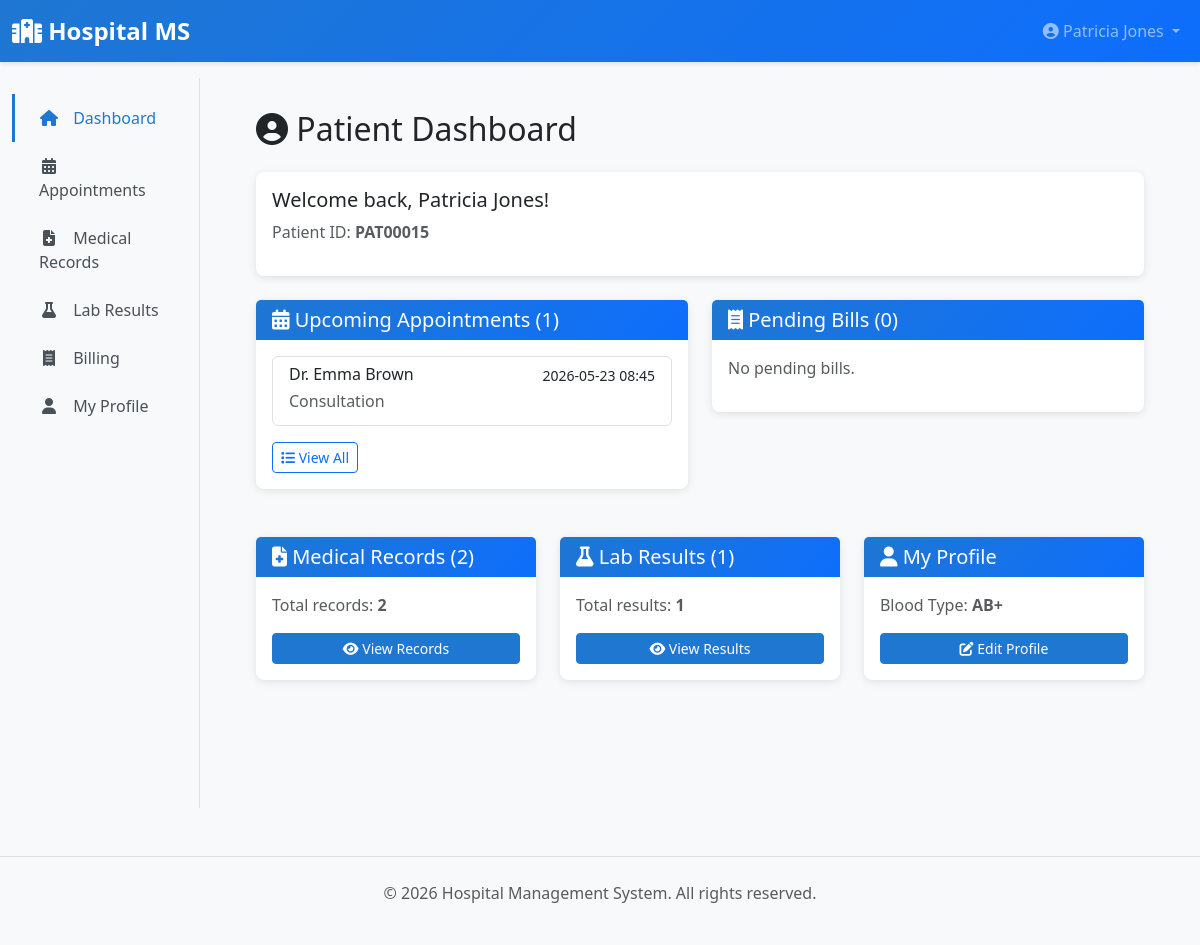
Before: /patient/dashboard (signed in) with the older database file.
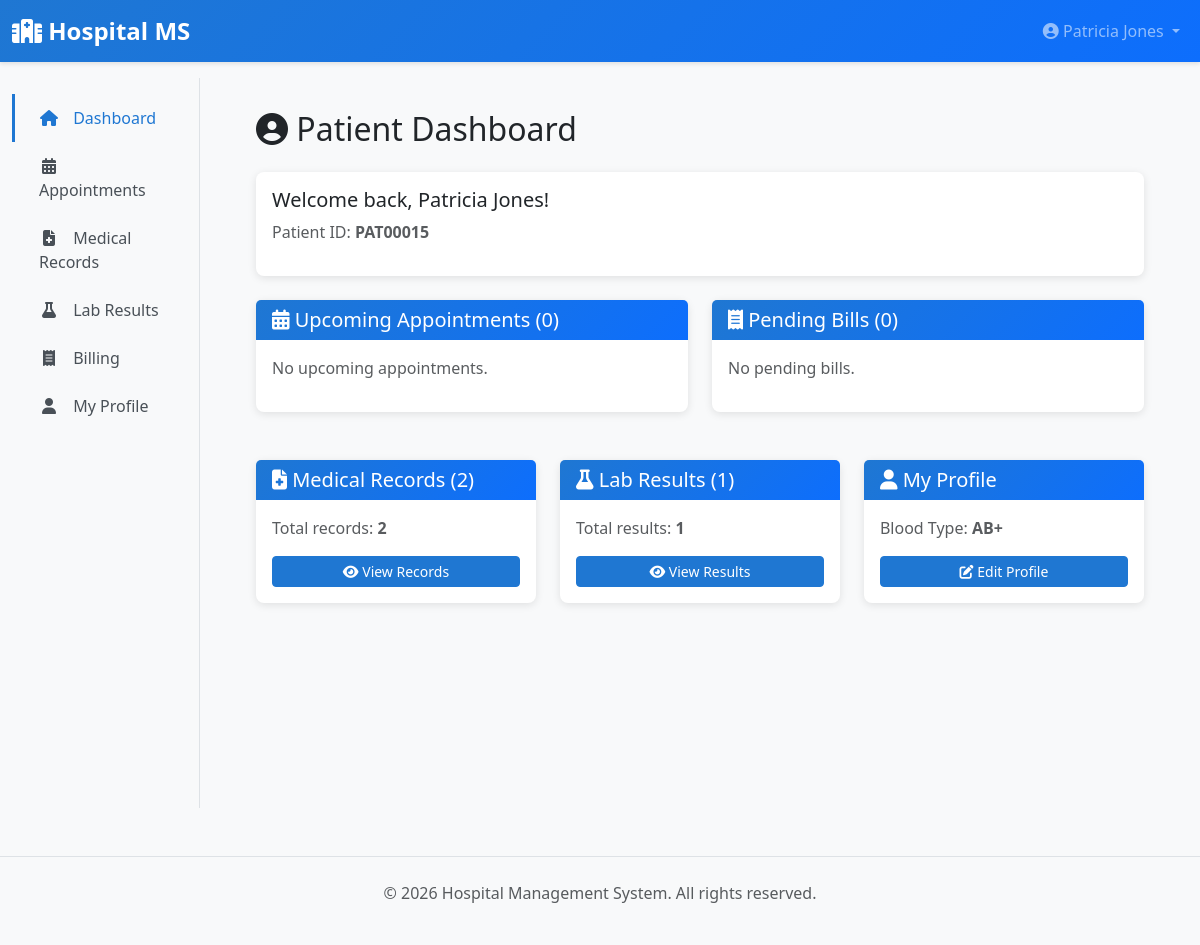
After: the same page with the newer database file.
### app/models/__init__.py (models this page shows, shortened)
class Appointment(db.Model):
    __tablename__ = 'appointments'
    id = db.Column(db.Integer, primary_key=True)
    patient_id = db.Column(db.Integer, db.ForeignKey('patients.id'), nullable=False)
    doctor_id = db.Column(db.Integer, db.ForeignKey('doctors.id'), nullable=False)
    appointment_date = db.Column(db.DateTime, nullable=False)
    reason = db.Column(db.Text)
    status = db.Column(db.String(20), default=AppointmentStatus.SCHEDULED.value, nullable=False)
    notes = db.Column(db.Text)
    created_at = db.Column(db.DateTime, default=datetime.utcnow)
    updated_at = db.Column(db.DateTime, default=datetime.utcnow, onupdate=datetime.utcnow)
    patient = db.relationship('Patient', back_populates='appointments')
    doctor = db.relationship('Doctor', back_populates='appointments')

class User(UserMixin, db.Model):
    __tablename__ = 'users'
    id = db.Column(db.Integer, primary_key=True)
    username = db.Column(db.String(80), unique=True, nullable=False, index=True)
    email = db.Column(db.String(120), unique=True, nullable=False, index=True)
    password_hash = db.Column(db.String(255), nullable=False)
    first_name = db.Column(db.String(80))
    last_name = db.Column(db.String(80))
    phone = db.Column(db.String(20))
    role = db.Column(db.Enum(UserRole), nullable=False, default=UserRole.PATIENT)
    is_active = db.Column(db.Boolean, default=True)
    created_at = db.Column(db.DateTime, default=datetime.utcnow)
    updated_at = db.Column(db.DateTime, default=datetime.utcnow, onupdate=datetime.utcnow)
    patient = db.relationship('Patient', uselist=False, back_populates='user', foreign_keys='Patient.user_id')
    doctor = db.relationship('Doctor', uselist=False, back_populates='user', foreign_keys='Doctor.user_id')
    lab_staff = db.relationship('LabStaff', uselist=False, back_populates='user', foreign_keys='LabStaff.user_id')
    def get_full_name(self):
        return f"{self.first_name} {self.last_name}".strip()

### app/blueprints/patient.py (the view)
@patient_bp.route('/dashboard')
@login_required
@patient_required
def dashboard():
    from app.blueprints.main import dashboard as main_dashboard
    return main_dashboard()

### app/blueprints/patient.py (called while the page is built)
def patient_required(f):
    @wraps(f)
    def decorated_function(*args, **kwargs):
        if not current_user.is_authenticated or current_user.role != UserRole.PATIENT:
            flash('You do not have permission to access this page.', 'danger')
            return redirect(url_for('main.dashboard'))
        return f(*args, **kwargs)
    return decorated_function

### app/templates/patient/dashboard.html (shortened to what the changed rows need)
{% extends "layouts/base.html" %}
{% block content %}
<h2 class="mb-4"><i class="fas fa-user-circle"></i> Patient Dashboard</h2>
<div class="row mb-4">
    <div class="col-md-6">
        <div class="card">
            <div class="card-header">
                <h5 class="mb-0"><i class="fas fa-calendar-alt"></i> Upcoming Appointments ({{ stats.upcoming_appointments|length }})</h5>
            </div>
            <div class="card-body">
                {% if stats.upcoming_appointments %}
                    <div class="list-group">
                        {% for apt in stats.upcoming_appointments[:5] %}
                        <a href="{{ url_for('patient.view_appointment', appointment_id=apt.id) }}" class="list-group-item list-group-item-action">
                            <div class="d-flex w-100 justify-content-between">
                                <h6 class="mb-1">{{ apt.doctor.user.get_full_name() }}</h6>
                                <small>{{ apt.appointment_date.strftime('%Y-%m-%d %H:%M') }}</small>
                            </div>
                            <p class="mb-1 text-muted">{{ apt.reason or 'General Checkup' }}</p>
                        </a>
                        {% endfor %}
                    </div>
                    <a href="{{ url_for('patient.appointments') }}" class="btn btn-sm btn-outline-primary mt-3">
                        <i class="fas fa-list"></i> View All
                    </a>
                {% else %}
                    <p class="text-muted">No upcoming appointments.</p>
                {% endif %}
            </div>
        </div>
    </div>
</div>
{% endblock %}

Changed rows visible on the page:
no longer on this page (row edited): Appointment: doctor.user.get_full_name "Dr. Emma Brown", appointment_date "2026-05-23 08:45", reason "Consultation"
Other visible differences:
{{ stats.upcoming_appointments|length }}: "1" → "0"
text no longer shown: "View All"
text now shown: "No upcoming appointments."
